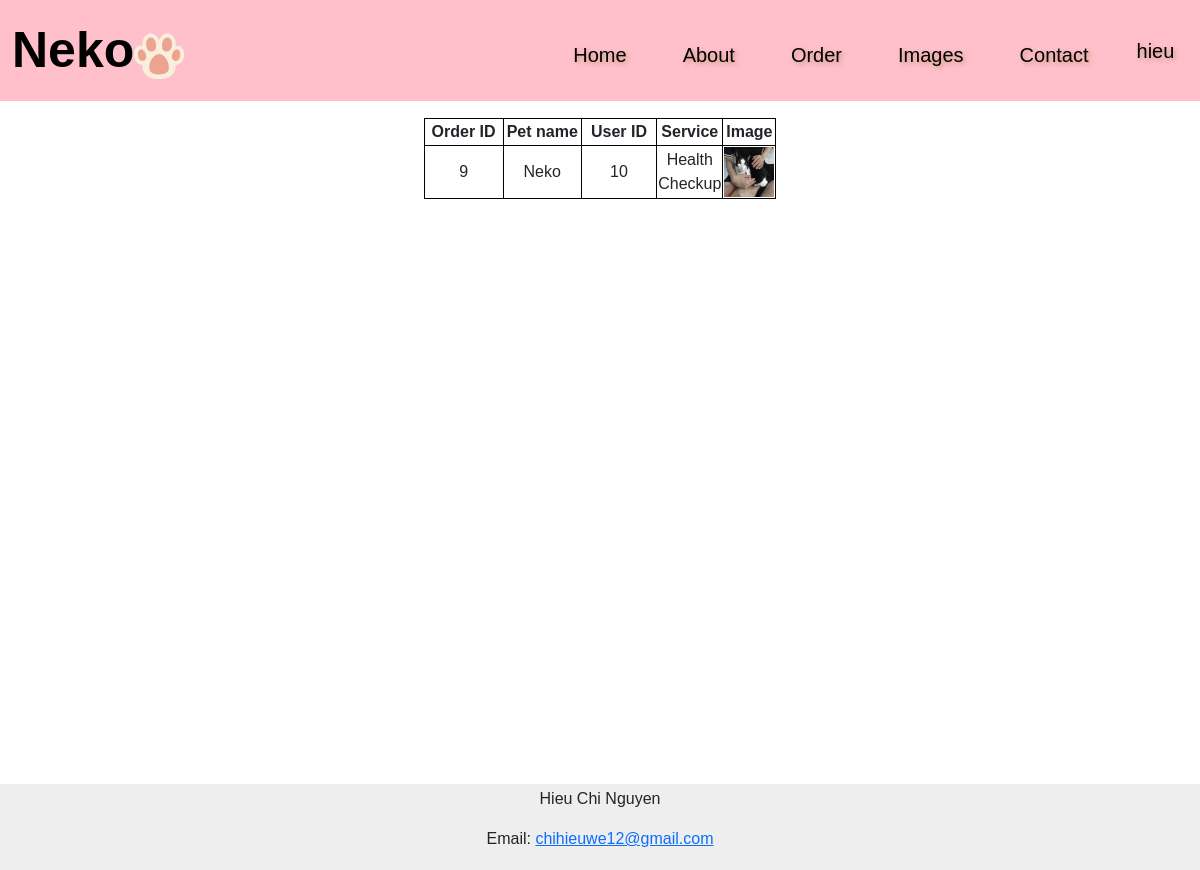
/history (signed in), run on an earlier commit of the app's database.
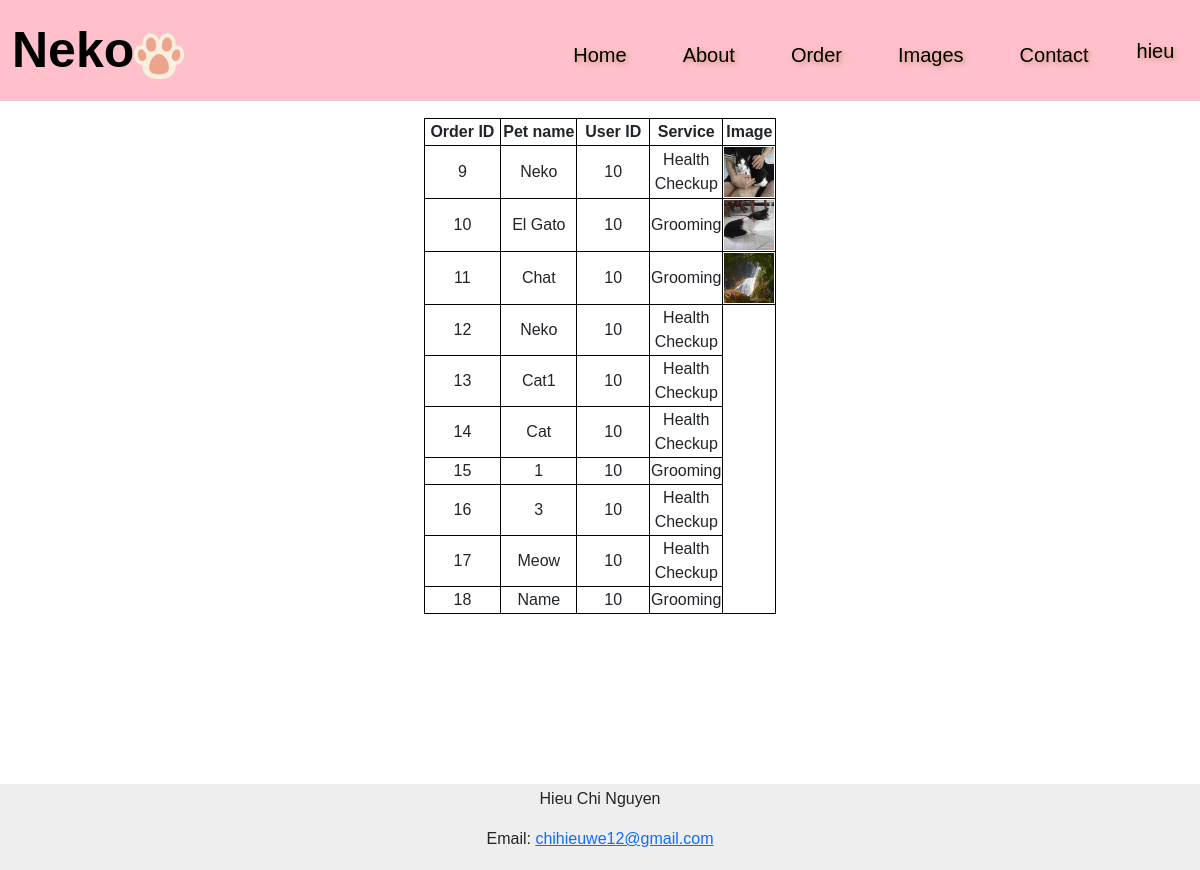
And on a later commit of the database.
### tables this page shows
CREATE TABLE orders (
    id INTEGER PRIMARY KEY AUTOINCREMENT NOT NULL,
    user_id INTEGER,
    image_path TEXT,
    service TEXT,
    name TEXT,
    age TEXT,
    order_status INTEGER,
    FOREIGN KEY(user_id) REFERENCES users(id)
);

### app.py (the view)
@app.route("/history")
@login_required
def history():
    orders = db.execute("SELECT * FROM orders WHERE user_id = ?", session["user_id"])
    print(orders)
    return render_template("history.html", navbar_style='navbar-alt', navbar_brand_style='navbar-brand-alt', nav_link_style='nav-link-alt', orders=orders)

### app.py (called while the page is built)
@app.after_request
def after_request(response):
    response.headers["Cache-Control"] = "no-cache, no-store, must-revalidate"
    response.headers["Expires"] = 0
    response.headers["Pragma"] = "no-cache"
    return response

def login_required(f):
    @wraps(f)
    def decorated_function(*args, **kwargs):
        if session.get("user_id") is None:
            return redirect("/login")
        return f(*args, **kwargs)
    return decorated_function

### templates/history.html (shortened to what this page needs)
{% extends "layout.html" %}
{% block main %}
<table>
    <thead>
        <tr>
            <th>Order ID</th>
            <th>Pet name</th>
            <th>User ID</th>
            <th>Service</th>
            <th>Image</th>
        </tr>
    </thead>
    <tbody>
        {% for order in orders %}
        <tr>
            <td>{{ order.id }}</td>
            <td>{{ order.name }}</td>
            <td>{{ order.user_id }}</td>
            <td>{{ order.service }}</td>
            {% if order.image_path %}
            <td><img src="{{ url_for('static', filename=order.image_path) }}" alt="Image" width="50" height="50"></td>
            {% endif %}
        </tr>
        {% endfor %}
    </tbody>
</table>
{% endblock %}

### templates/layout.html (shortened to what this page needs)
<!DOCTYPE html>
<html lang="en">
<head>
<link href="https://cdn.jsdelivr.net/npm/bootstrap@5.3.0/dist/css/bootstrap.min.css" rel="stylesheet">
<link rel="stylesheet" href="static/styles/styles.css">
</head>
<body>
<nav class="navbar navbar-expand-lg {{ navbar_style }}">
    <div class="container-fluid">
        <a class="navbar-brand {{ navbar_brand_style }}" href="/">Neko<img src="static/images/paw.png" width="50" height="50"></a>
        <div class="collapse navbar-collapse" id="navbarSupportedContent">
            {% if session["user_id"] %}
        <ul class="navbar-nav me-auto mt-2 mb-2 mb-lg-0">
            <li class="nav-item hover-underline-animation">
            <a class="nav-link {{ nav_link_style }}" href="/">Home</a>
            </li>
            <li class="nav-item">
            <a class="nav-link {{ nav_link_style }}" href="/about">About</a>
            </li>
            <li class="nav-item">
            <a class="nav-link {{ nav_link_style }}" href="/order">Order</a>
            </li>
            <li class="nav-item">
            <a class="nav-link {{ nav_link_style }}" href="#">Images</a>
            </li>
            <li class="nav-item">
            <a class="nav-link {{ nav_link_style }}" href="#">Contact</a>
            </li>
        </ul>
            <a class="nav-item nav-link {{ nav_link_style }}" href="/profile">{{ session["username"] }}</a>
        {% endif %}
    </div>
    </div>
    </nav>
<main class="container-fluid py-5 text-center">
    {% block main %}{% endblock %}
</main>
<footer>
    <p>Hieu Chi Nguyen</p>
    <p>Email: <a href="mailto:chihieuwe12@gmail.com">chihieuwe12@gmail.com</a></p>
</footer>
  </body>
</body>
</html>

### static/styles/styles.css (style rules this page uses)
* { font-family: 'proxima-nova', sans-serif; }
body { position: relative; min-height: 100vh; }
.navbar { position: fixed; top: 0; left: 0; right: 0; background-color: transparent; z-index: 1; }
.navbar-alt { position: fixed; top: 0; left: 0; right: 0; background-color: #FFC0CB; z-index: 1; }
.navbar-brand { color: rgb(255, 189, 189); font-size: 50px; font-weight: bold; margin-top: 0; }
.navbar-brand-alt { color: black; font-size: 50px; font-weight: bold; margin-top: 0; }
.navbar-nav { margin-left: 350px; }
.nav-link { margin-left: 15px; margin-right: 25px; font-size: 20px; color: rgb(255, 189, 189); text-shadow: 2px 2px 4px rgba(150, 111, 51, 0.5); }
.nav-link-alt { margin-left: 15px; margin-right: 25px; font-size: 20px; color: black; text-shadow: 2px 2px 4px rgba(150, 111, 51, 0.5); }
.container-fluid { position: relative; }
main { margin-top: 70px; }
footer { background-color: #eeeeee; height: auto; width: 100%; text-align: center; padding: 3px; left: 0; bottom: 0; position: absolute; }
table, th, td { margin-left: auto; margin-right: auto; width: 30%; border: 1px solid black; margin-top: auto; margin-bottom: auto; }

What changed in the data, as far as the page shows it:
added orders: id "10", name "El Gato", user_id "10", service "Grooming", image_path (picture)
added orders: id "11", name "Chat", user_id "10", service "Grooming", image_path (picture)
added orders: id "12", name "Neko", user_id "10", service "Health Checkup"
added orders: id "13", name "Cat1", user_id "10", service "Health Checkup"
added orders: id "14", name "Cat", user_id "10", service "Health Checkup"
added orders: id "15", name "1", user_id "10", service "Grooming"
added orders: id "16", name "3", user_id "10", service "Health Checkup"
added orders: id "17", name "Meow", user_id "10", service "Health Checkup"
added orders: id "18", name "Name", user_id "10", service "Grooming"
